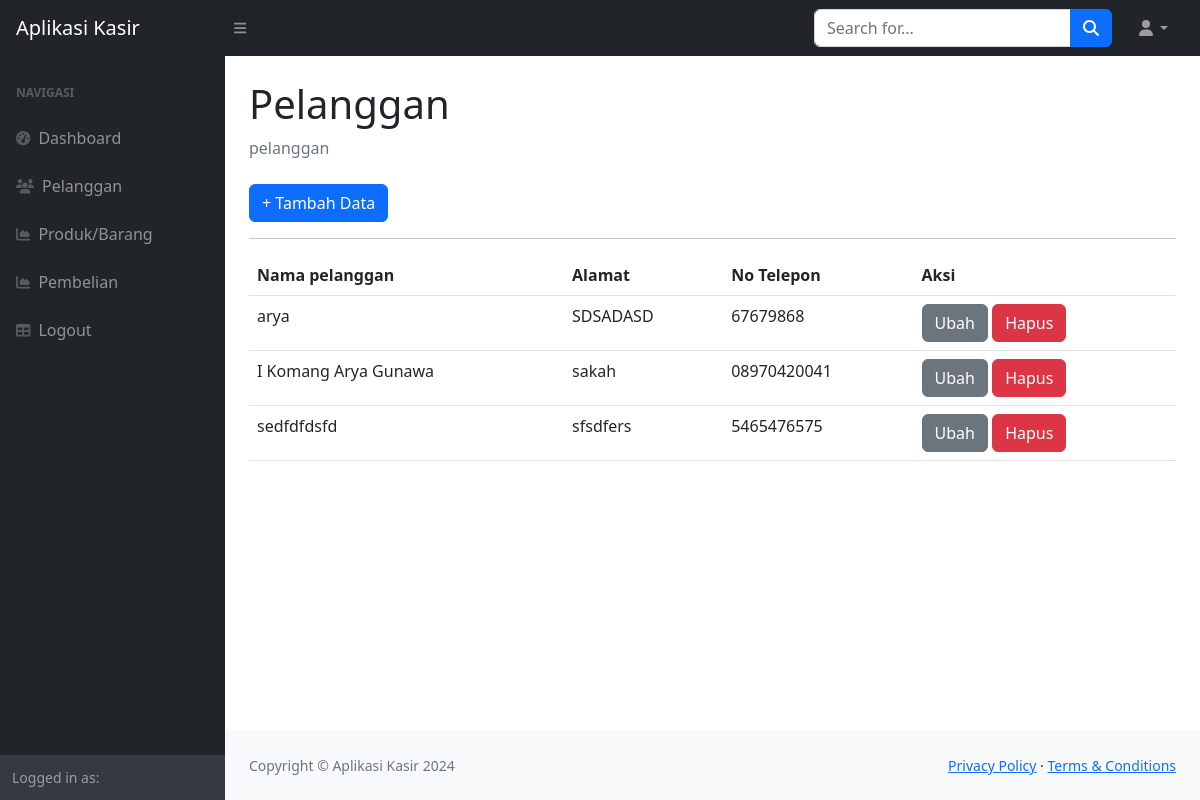
/?page=pelanggan, run on the app's committed database.
### tables this page shows
CREATE TABLE `pelanggan` (
  `id_pelanggan` int(5) NOT NULL,
  `nama_pelnggan` varchar(255) DEFAULT NULL,
  `alamat` text DEFAULT NULL,
  `no_telepon` varchar(255) DEFAULT NULL
);

### pelanggan.php (the view)
<div class="container-fluid px-4">
    <h1 class="mt-4">Pelanggan</h1>
        <ol class="breadcrumb mb-4">
            <li class="breadcrumb-item active">pelanggan</li>
        </ol>
        <a href="?page=pelanggan_tambah" class="btn btn-primary">+ Tambah Data</a>
        <hr>
        <table class=" table table-borderd">
            <tr>
                <th>Nama pelanggan</th>
                <th>Alamat</th>
                <th>No Telepon</th>
                <th>Aksi</th>
            </tr>
            <?php
                $query = mysqli_query($koneksi, "SELECT*FROM pelanggan");
                while($data = mysqli_fetch_array($query)) {
                 ?>
                 <tr>
                    <td><?php echo $data['nama_pelnggan']; ?></td>
                    <td><?php echo $data['alamat']; ?></td>
                    <td><?php echo $data['no_telepon']; ?></td>
                    <td>
                        <a href="?page=pelanggan_ubah&&id=<?php echo $data['id_pelanggan']; ?>" class ="btn btn-secondary">Ubah</a>
                        <a href="?page=pelanggan_hapus&&id=<?php echo $data['id_pelanggan']; ?>" class ="btn btn-danger">Hapus</a>
                    </td>
                 </tr>
                 <?php
                }
            ?>
        </table>
</div>

### data on the page
pelanggan: nama_pelnggan "arya", alamat "SDSADASD", no_telepon "67679868"
pelanggan: nama_pelnggan "I Komang Arya Gunawa", alamat "sakah", no_telepon "08970420041"
pelanggan: nama_pelnggan "sedfdfdsfd", alamat "sfsdfers", no_telepon "5465476575"
